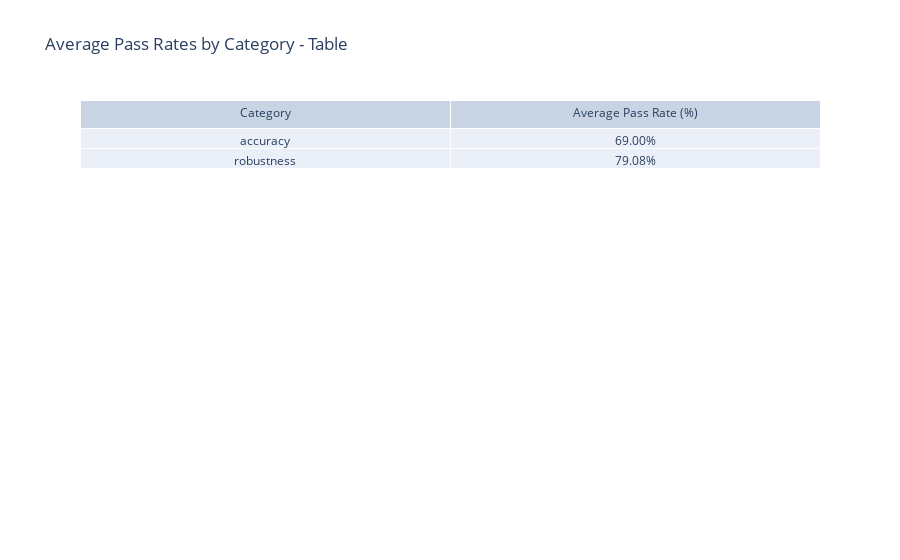

Notebook source saved alongside this figure:
### Code cell
import plotly.graph_objects as go

avg_pass_rate_by_category = report.groupby('category')['pass_rate'].mean().reset_index()

# Create a table using Plotly
fig = go.Figure(data=[go.Table(
    header=dict(values=['Category', 'Average Pass Rate (%)']),
    cells=dict(values=[avg_pass_rate_by_category['category'], 
                       avg_pass_rate_by_category['pass_rate'].apply(lambda x: f'{x:.2f}%')]))
])

# Customize the layout
fig.update_layout(title='Average Pass Rates by Category - Table')

# Show the interactive table
fig.show()

### Figure 1 — Plotly figure (JSON) as saved in the notebook; plotly's stock layout.template omitted (floating-point values rounded to 4 significant figures)
{"data": [{"cells": {"values": [["accuracy", "robustness"], ["69.00%", "79.08%"]]}, "header": {"values": ["Category", "Average Pass Rate (%)"]}, "type": "table"}], "layout": {"autosize": true, "title": {"text": "Average Pass Rates by Category - Table"}}}
